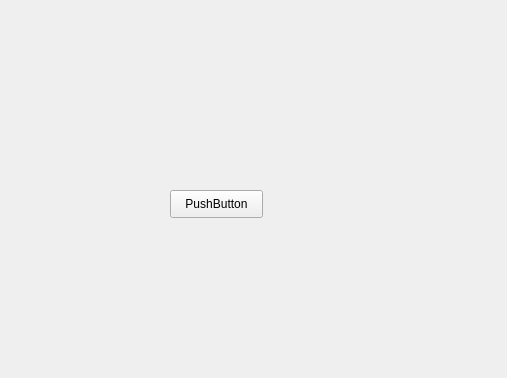
<?xml version="1.0" encoding="UTF-8"?>
<ui version="4.0">
 <class>Form</class>
 <widget class="QWidget" name="Form">
  <property name="geometry">
   <rect>
    <x>0</x>
    <y>0</y>
    <width>507</width>
    <height>378</height>
   </rect>
  </property>
  <property name="windowTitle">
   <string>Form</string>
  </property>
  <widget class="QPushButton" name="pushButton">
   <property name="geometry">
    <rect>
     <x>170</x>
     <y>190</y>
     <width>93</width>
     <height>28</height>
    </rect>
   </property>
   <property name="text">
    <string>PushButton</string>
   </property>
  </widget>
 </widget>
 <resources/>
 <connections/>
</ui>
